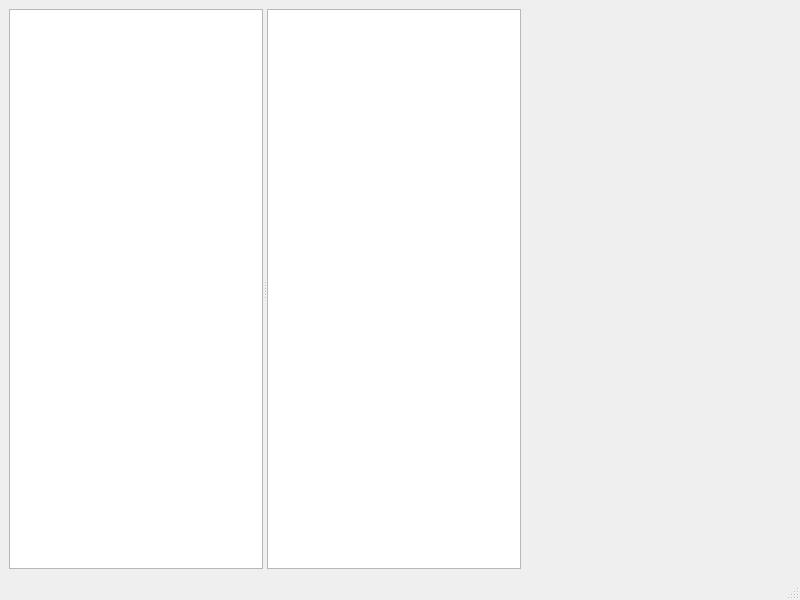
<?xml version="1.0" encoding="UTF-8"?>
<ui version="4.0">
 <class>EditorPanel</class>
 <widget class="QMainWindow" name="EditorPanel">
  <property name="geometry">
   <rect>
    <x>0</x>
    <y>0</y>
    <width>800</width>
    <height>600</height>
   </rect>
  </property>
  <property name="windowTitle">
   <string>MainWindow</string>
  </property>
  <widget class="QWidget" name="centralwidget">
   <layout class="QHBoxLayout" name="mainLayout">
    <item>
     <widget class="QSplitter" name="splitter">
      <property name="orientation">
       <enum>Qt::Horizontal</enum>
      </property>
      <widget class="QListView" name="drugView"/>
      <widget class="QTreeView" name="domView"/>
     </widget>
    </item>
    <item>
     <widget class="StackedDomItemWidget" name="stackedWidgets">
      <widget class="QWidget" name="page"/>
      <widget class="QWidget" name="page_2"/>
     </widget>
    </item>
   </layout>
  </widget>
  <widget class="QMenuBar" name="menubar">
   <property name="geometry">
    <rect>
     <x>0</x>
     <y>0</y>
     <width>800</width>
     <height>25</height>
    </rect>
   </property>
  </widget>
  <widget class="QStatusBar" name="statusbar"/>
 </widget>
 <customwidgets>
  <customwidget>
   <class>StackedDomItemWidget</class>
   <extends>QStackedWidget</extends>
   <header>stackeddomitemwidget.h</header>
   <container>1</container>
  </customwidget>
 </customwidgets>
 <resources/>
 <connections/>
</ui>
